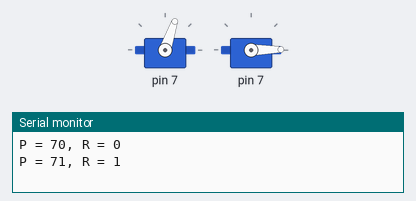
Simulated run of this sketch. Board: Arduino Uno, built for the host (arithmetic inside an expression is 32-bit, double 64-bit). Parts: 2 × servo, the last lines printed to the serial monitor.

Above: at 0.05 s.
At 2.75 s:
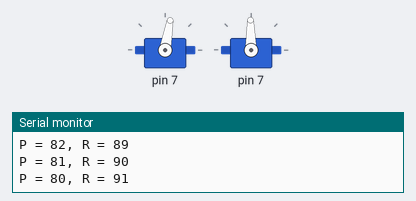
At 5.45 s:
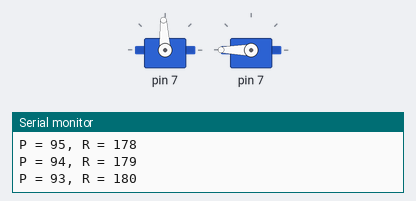
At 10.9 s:
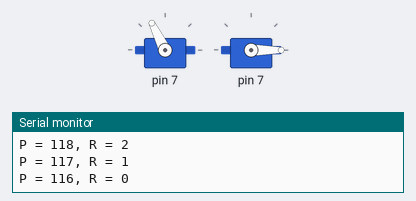
Timing chart, 0 to 14.2 s (numbered marks = the images above):
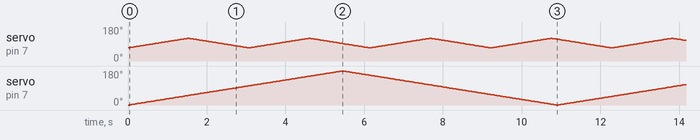

The sketch:

Sweep.ino
```cpp
#include <Servo.h>

#define R_SERVO_PIN PA7
#define P_SERVO_PIN PB7
#define P_max 120
#define P_min 70
#define R_max 180
#define R_min 0
#define DELAY 30

Servo Pservo;  // create servo object to control Prismatic joint
Servo Rservo;  // create servo object to control Revolute joint

int Ppos = 0;    // variable to store the servo position
int Rpos = 0;
int Plen = 2*(P_max - P_min) + 2;
int Rlen = 2*(R_max - R_min) + 2;
int P_vals[2*(P_max - P_min) + 2];
int R_vals[2*(R_max - R_min) + 2];
int i = 0;
char txt_buffer[128];

void setup() {
  Pservo.attach(P_SERVO_PIN);
  Rservo.attach(R_SERVO_PIN);
  Serial.begin(9600);
  // populate servo arrays
  for(int Ri = R_min; Ri <= R_max; Ri++){R_vals[i] = Ri; i++;}
  for(int Ri = R_max; Ri >= R_min; Ri--){R_vals[i] = Ri; i++;}
  i = 0;
  for(int Pi = P_min; Pi <= P_max; Pi++){P_vals[i] = Pi; i++;}
  for(int Pi = P_max; Pi >= P_min; Pi--){P_vals[i] = Pi; i++;}
  i = 0;
}

void loop() {
  Ppos = P_vals[i % Plen];
  Rpos = R_vals[i % Rlen];
  Pservo.write(Ppos);
  Rservo.write(Rpos);
  sprintf(txt_buffer, "P = %d, R = %d\n", Ppos, Rpos);
  Serial.print(txt_buffer);
  i++;
  if(i == Plen*Rlen){i = 0;} // make it zero every once in a while to avoid int overflow
  delay(DELAY);

}
```
